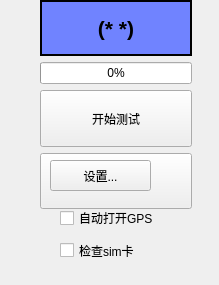
       <widget class="QWidget" name="page_12">
        <property name="geometry">
         <rect>
          <x>0</x>
          <y>0</y>
          <width>219</width>
          <height>285</height>
         </rect>
        </property>
        <attribute name="label">
         <string>GPS信号测试(检测SIM卡)</string>
        </attribute>
        <widget class="QWidget" name="layoutWidget">
         <property name="geometry">
          <rect>
           <x>40</x>
           <y>0</y>
           <width>152</width>
           <height>209</height>
          </rect>
         </property>
         <layout class="QVBoxLayout" name="verticalLayout">
          <item>
           <widget class="QLabel" name="lb_gps_result">
            <property name="enabled">
             <bool>true</bool>
            </property>
            <property name="font">
             <font>
              <pointsize>16</pointsize>
              <weight>75</weight>
              <bold>true</bold>
             </font>
            </property>
            <property name="autoFillBackground">
             <bool>false</bool>
            </property>
            <property name="styleSheet">
             <string notr="true">background-color: rgb(112, 131, 255);</string>
            </property>
            <property name="frameShape">
             <enum>QFrame::Box</enum>
            </property>
            <property name="frameShadow">
             <enum>QFrame::Plain</enum>
            </property>
            <property name="lineWidth">
             <number>2</number>
            </property>
            <property name="text">
             <string>(* *)</string>
            </property>
            <property name="alignment">
             <set>Qt::AlignCenter</set>
            </property>
           </widget>
          </item>
          <item>
           <widget class="QProgressBar" name="progressBar_gps_test">
            <property name="value">
             <number>0</number>
            </property>
            <property name="alignment">
             <set>Qt::AlignLeading|Qt::AlignLeft|Qt::AlignVCenter</set>
            </property>
            <property name="textVisible">
             <bool>true</bool>
            </property>
            <property name="textDirection">
             <enum>QProgressBar::TopToBottom</enum>
            </property>
           </widget>
          </item>
          <item>
           <widget class="QPushButton" name="pushButton_gps_start">
            <property name="sizePolicy">
             <sizepolicy hsizetype="Minimum" vsizetype="Preferred">
              <horstretch>0</horstretch>
              <verstretch>0</verstretch>
             </sizepolicy>
            </property>
            <property name="text">
             <string>开始测试</string>
            </property>
           </widget>
          </item>
          <item>
           <widget class="QPushButton" name="pushButton_gps_stop">
            <property name="sizePolicy">
             <sizepolicy hsizetype="Minimum" vsizetype="Preferred">
              <horstretch>0</horstretch>
              <verstretch>0</verstretch>
             </sizepolicy>
            </property>
            <property name="text">
             <string>停止测试</string>
            </property>
           </widget>
          </item>
         </layout>
        </widget>
        <widget class="QPushButton" name="pushButton_gps_setting">
         <property name="geometry">
          <rect>
           <x>50</x>
           <y>160</y>
           <width>101</width>
           <height>31</height>
          </rect>
         </property>
         <property name="text">
          <string>设置...</string>
         </property>
        </widget>
        <widget class="QCheckBox" name="cb_config_gps_autoopen">
         <property name="geometry">
          <rect>
           <x>60</x>
           <y>210</y>
           <width>101</width>
           <height>16</height>
          </rect>
         </property>
         <property name="text">
          <string>自动打开GPS</string>
         </property>
        </widget>
        <widget class="QCheckBox" name="cb_config_gps_checksim">
         <property name="geometry">
          <rect>
           <x>60</x>
           <y>240</y>
           <width>101</width>
           <height>21</height>
          </rect>
         </property>
         <property name="text">
          <string>检查sim卡</string>
         </property>
        </widget>
       </widget>
